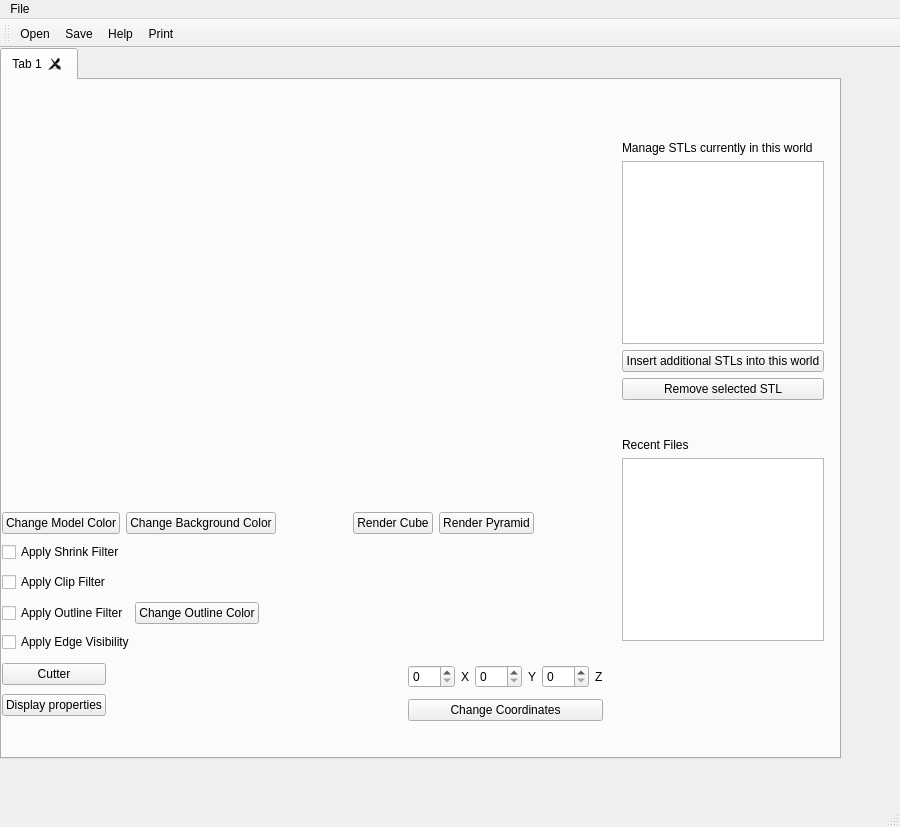
<?xml version="1.0" encoding="UTF-8"?>
<ui version="4.0">
 <class>MainWindow</class>
 <widget class="QMainWindow" name="MainWindow">
  <property name="geometry">
   <rect>
    <x>0</x>
    <y>0</y>
    <width>900</width>
    <height>827</height>
   </rect>
  </property>
  <property name="windowTitle">
   <string>MainWindow</string>
  </property>
  <widget class="QWidget" name="centralwidget">
   <widget class="QTabWidget" name="tabWidget">
    <property name="geometry">
     <rect>
      <x>0</x>
      <y>0</y>
      <width>841</width>
      <height>711</height>
     </rect>
    </property>
    <property name="currentIndex">
     <number>0</number>
    </property>
    <property name="tabsClosable">
     <bool>true</bool>
    </property>
    <property name="movable">
     <bool>true</bool>
    </property>
    <widget class="QWidget" name="tab">
     <attribute name="title">
      <string>Tab 1</string>
     </attribute>
     <widget class="QWidget" name="layoutWidget">
      <property name="geometry">
       <rect>
        <x>620</x>
        <y>30</y>
        <width>202</width>
        <height>531</height>
       </rect>
      </property>
      <layout class="QVBoxLayout" name="verticalLayout_4">
       <item>
        <spacer name="verticalSpacer_2">
         <property name="orientation">
          <enum>Qt::Vertical</enum>
         </property>
         <property name="sizeHint" stdset="0">
          <size>
           <width>20</width>
           <height>40</height>
          </size>
         </property>
        </spacer>
       </item>
       <item>
        <widget class="QLabel" name="label_4">
         <property name="text">
          <string>Manage STLs currently in this world</string>
         </property>
        </widget>
       </item>
       <item>
        <widget class="QListView" name="currentSTLs"/>
       </item>
       <item>
        <widget class="QPushButton" name="insertObject">
         <property name="text">
          <string>Insert additional STLs into this world</string>
         </property>
        </widget>
       </item>
       <item>
        <widget class="QPushButton" name="removeObject">
         <property name="text">
          <string>Remove selected STL</string>
         </property>
        </widget>
       </item>
       <item>
        <spacer name="verticalSpacer">
         <property name="orientation">
          <enum>Qt::Vertical</enum>
         </property>
         <property name="sizeHint" stdset="0">
          <size>
           <width>20</width>
           <height>40</height>
          </size>
         </property>
        </spacer>
       </item>
       <item>
        <widget class="QLabel" name="label_5">
         <property name="text">
          <string>Recent Files</string>
         </property>
        </widget>
       </item>
       <item>
        <widget class="QListView" name="recentFiles"/>
       </item>
      </layout>
     </widget>
     <widget class="QWidget" name="layoutWidget_3">
      <property name="geometry">
       <rect>
        <x>0</x>
        <y>460</y>
        <width>601</width>
        <height>25</height>
       </rect>
      </property>
      <layout class="QHBoxLayout" name="horizontalLayout_3">
       <item>
        <widget class="QCheckBox" name="shrinkFilter">
         <property name="text">
          <string>Apply Shrink Filter</string>
         </property>
        </widget>
       </item>
       <item>
        <spacer name="horizontalSpacer_3">
         <property name="orientation">
          <enum>Qt::Horizontal</enum>
         </property>
         <property name="sizeHint" stdset="0">
          <size>
           <width>40</width>
           <height>20</height>
          </size>
         </property>
        </spacer>
       </item>
      </layout>
     </widget>
     <widget class="QWidget" name="layoutWidget">
      <property name="geometry">
       <rect>
        <x>0</x>
        <y>580</y>
        <width>601</width>
        <height>61</height>
       </rect>
      </property>
      <layout class="QHBoxLayout" name="horizontalLayout_7">
       <item>
        <layout class="QVBoxLayout" name="verticalLayout_3">
         <item>
          <widget class="QPushButton" name="cutObject">
           <property name="text">
            <string>Cutter</string>
           </property>
          </widget>
         </item>
         <item>
          <widget class="QPushButton" name="displayProperties">
           <property name="text">
            <string>Display properties</string>
           </property>
          </widget>
         </item>
        </layout>
       </item>
       <item>
        <spacer name="horizontalSpacer_7">
         <property name="orientation">
          <enum>Qt::Horizontal</enum>
         </property>
         <property name="sizeHint" stdset="0">
          <size>
           <width>40</width>
           <height>20</height>
          </size>
         </property>
        </spacer>
       </item>
       <item>
        <spacer name="horizontalSpacer_8">
         <property name="orientation">
          <enum>Qt::Horizontal</enum>
         </property>
         <property name="sizeHint" stdset="0">
          <size>
           <width>40</width>
           <height>20</height>
          </size>
         </property>
        </spacer>
       </item>
       <item>
        <layout class="QVBoxLayout" name="verticalLayout_2">
         <item>
          <layout class="QHBoxLayout" name="horizontalLayout_2">
           <item>
            <widget class="QSpinBox" name="xCoordinate">
             <property name="maximum">
              <number>999</number>
             </property>
            </widget>
           </item>
           <item>
            <widget class="QLabel" name="label">
             <property name="text">
              <string>X</string>
             </property>
            </widget>
           </item>
           <item>
            <widget class="QSpinBox" name="yCoordinate">
             <property name="maximum">
              <number>999</number>
             </property>
            </widget>
           </item>
           <item>
            <widget class="QLabel" name="label_2">
             <property name="text">
              <string>Y</string>
             </property>
            </widget>
           </item>
           <item>
            <widget class="QSpinBox" name="zCoordinate">
             <property name="maximum">
              <number>999</number>
             </property>
            </widget>
           </item>
           <item>
            <widget class="QLabel" name="label_3">
             <property name="text">
              <string>Z</string>
             </property>
            </widget>
           </item>
          </layout>
         </item>
         <item>
          <widget class="QPushButton" name="changePosition">
           <property name="text">
            <string>Change Coordinates</string>
           </property>
          </widget>
         </item>
        </layout>
       </item>
      </layout>
     </widget>
     <widget class="QWidget" name="layoutWidget_4">
      <property name="geometry">
       <rect>
        <x>0</x>
        <y>490</y>
        <width>601</width>
        <height>25</height>
       </rect>
      </property>
      <layout class="QHBoxLayout" name="horizontalLayout_4">
       <item>
        <widget class="QCheckBox" name="clipFilter">
         <property name="text">
          <string>Apply Clip Filter</string>
         </property>
        </widget>
       </item>
       <item>
        <spacer name="horizontalSpacer_4">
         <property name="orientation">
          <enum>Qt::Horizontal</enum>
         </property>
         <property name="sizeHint" stdset="0">
          <size>
           <width>40</width>
           <height>20</height>
          </size>
         </property>
        </spacer>
       </item>
      </layout>
     </widget>
     <widget class="QWidget" name="layoutWidget">
      <property name="geometry">
       <rect>
        <x>0</x>
        <y>20</y>
        <width>602</width>
        <height>434</height>
       </rect>
      </property>
      <layout class="QVBoxLayout" name="verticalLayout">
       <item>
        <widget class="QVTKOpenGLWidget" name="qvtkWidget" native="true">
         <property name="minimumSize">
          <size>
           <width>600</width>
           <height>400</height>
          </size>
         </property>
        </widget>
       </item>
       <item>
        <layout class="QHBoxLayout" name="horizontalLayout">
         <item>
          <widget class="QPushButton" name="changeModelColor">
           <property name="text">
            <string>Change Model Color</string>
           </property>
          </widget>
         </item>
         <item>
          <widget class="QPushButton" name="changeBackgroundColor">
           <property name="text">
            <string>Change Background Color</string>
           </property>
          </widget>
         </item>
         <item>
          <spacer name="horizontalSpacer_2">
           <property name="orientation">
            <enum>Qt::Horizontal</enum>
           </property>
           <property name="sizeHint" stdset="0">
            <size>
             <width>40</width>
             <height>20</height>
            </size>
           </property>
          </spacer>
         </item>
         <item>
          <widget class="QPushButton" name="renderCube">
           <property name="text">
            <string>Render Cube</string>
           </property>
          </widget>
         </item>
         <item>
          <widget class="QPushButton" name="renderPyramid">
           <property name="text">
            <string>Render Pyramid</string>
           </property>
          </widget>
         </item>
         <item>
          <spacer name="horizontalSpacer">
           <property name="orientation">
            <enum>Qt::Horizontal</enum>
           </property>
           <property name="sizeHint" stdset="0">
            <size>
             <width>40</width>
             <height>20</height>
            </size>
           </property>
          </spacer>
         </item>
        </layout>
       </item>
      </layout>
     </widget>
     <widget class="QWidget" name="layoutWidget_5">
      <property name="geometry">
       <rect>
        <x>0</x>
        <y>520</y>
        <width>601</width>
        <height>26</height>
       </rect>
      </property>
      <layout class="QHBoxLayout" name="horizontalLayout_5">
       <item>
        <widget class="QCheckBox" name="outlineFilter">
         <property name="text">
          <string>Apply Outline Filter</string>
         </property>
        </widget>
       </item>
       <item>
        <widget class="QPushButton" name="changeOutlineColor">
         <property name="text">
          <string>Change Outline Color</string>
         </property>
        </widget>
       </item>
       <item>
        <spacer name="horizontalSpacer_5">
         <property name="orientation">
          <enum>Qt::Horizontal</enum>
         </property>
         <property name="sizeHint" stdset="0">
          <size>
           <width>40</width>
           <height>20</height>
          </size>
         </property>
        </spacer>
       </item>
      </layout>
     </widget>
     <widget class="QWidget" name="layoutWidget_6">
      <property name="geometry">
       <rect>
        <x>0</x>
        <y>550</y>
        <width>601</width>
        <height>25</height>
       </rect>
      </property>
      <layout class="QHBoxLayout" name="horizontalLayout_6">
       <item>
        <widget class="QCheckBox" name="edgeVisibilityFilter">
         <property name="text">
          <string>Apply Edge Visibility</string>
         </property>
        </widget>
       </item>
       <item>
        <spacer name="horizontalSpacer_6">
         <property name="orientation">
          <enum>Qt::Horizontal</enum>
         </property>
         <property name="sizeHint" stdset="0">
          <size>
           <width>40</width>
           <height>20</height>
          </size>
         </property>
        </spacer>
       </item>
      </layout>
     </widget>
    </widget>
   </widget>
  </widget>
  <widget class="QMenuBar" name="menubar">
   <property name="geometry">
    <rect>
     <x>0</x>
     <y>0</y>
     <width>900</width>
     <height>21</height>
    </rect>
   </property>
   <widget class="QMenu" name="menuFile">
    <property name="title">
     <string>File</string>
    </property>
    <addaction name="actionFileOpen"/>
    <addaction name="actionFileSave"/>
    <addaction name="newWindowButton"/>
   </widget>
   <addaction name="menuFile"/>
  </widget>
  <widget class="QStatusBar" name="statusBar"/>
  <widget class="QToolBar" name="toolBar">
   <property name="windowTitle">
    <string>toolBar</string>
   </property>
   <attribute name="toolBarArea">
    <enum>TopToolBarArea</enum>
   </attribute>
   <attribute name="toolBarBreak">
    <bool>false</bool>
   </attribute>
   <addaction name="actionFileOpen"/>
   <addaction name="actionFileSave"/>
   <addaction name="actionHelp"/>
   <addaction name="actionPrint"/>
  </widget>
  <action name="actionFileOpen">
   <property name="icon">
    <iconset resource="Icons/icons.qrc">
     <normaloff>:/Icons/fileopen.png</normaloff>:/Icons/fileopen.png</iconset>
   </property>
   <property name="text">
    <string>&amp;Open</string>
   </property>
  </action>
  <action name="actionFileSave">
   <property name="icon">
    <iconset resource="Icons/icons.qrc">
     <normaloff>:/Icons/filesave.png</normaloff>:/Icons/filesave.png</iconset>
   </property>
   <property name="text">
    <string>Save</string>
   </property>
  </action>
  <action name="actionHelp">
   <property name="icon">
    <iconset resource="Icons/icons.qrc">
     <normaloff>:/Icons/help.png</normaloff>:/Icons/help.png</iconset>
   </property>
   <property name="text">
    <string>Help</string>
   </property>
  </action>
  <action name="actionPrint">
   <property name="icon">
    <iconset resource="Icons/icons.qrc">
     <normaloff>:/Icons/print.png</normaloff>:/Icons/print.png</iconset>
   </property>
   <property name="text">
    <string>Print</string>
   </property>
  </action>
  <action name="newWindowButton">
   <property name="text">
    <string>New Window</string>
   </property>
  </action>
 </widget>
 <customwidgets>
  <customwidget>
   <class>QVTKOpenGLWidget</class>
   <extends>QWidget</extends>
   <header>QVTKOpenGLWidget.h</header>
  </customwidget>
 </customwidgets>
 <resources>
  <include location="Icons/icons.qrc"/>
 </resources>
 <connections/>
</ui>
